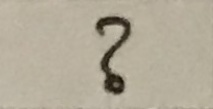
#> input picture DLModel/Cell_12_Test_11.jpg, 213 x 109 px
$ python -i utils.py   (imports and definitions only)
#> lines starting #> are read from the running program, lines starting #| are printed output that depends on the picture; after the words box and inside, x2 and y2 are one past the last pixel; in counts of white or black regions, pixels touching at a corner belong together
# Imports
import cv2 as cv
import numpy as np
import skimage.io as io
import matplotlib.pyplot as plt
import math
from pytesseract import pytesseract
bubble_size=17
# Show Images

# [184 lines left out: functions show_images, find_biggest_contour, reorder, wrapped_paper, cropp, cropp_box_image and 3 more, not called in this run]
##########################################
##split
def split_answers_from_row(row_image):
    # Preprocess the row image
    _, binary_row = cv.threshold(row_image, 0, 255, cv.THRESH_BINARY_INV + cv.THRESH_OTSU)
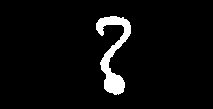
#> binary_row: shape (109, 213); 4.6% white; 1 white region, box (x1, y1, x2, y2) and area: (96, 16, 131, 95) 1073
     # Find contours in the thresholded binary image
      # Optional morphological operations
    kernel = cv.getStructuringElement(cv.MORPH_RECT, (3, 3))  # Adjust kernel size
    binary = cv.morphologyEx(binary_row, cv.MORPH_CLOSE, kernel)
#> binary: shape (109, 213); 4.6% white; 1 white region

    contours, _ = cv.findContours(binary, cv.RETR_EXTERNAL, cv.CHAIN_APPROX_SIMPLE)
#> contours = 1 contour; box (x1, y1, x2, y2) and area: (96, 16, 131, 95) 958
    # Sort contours by horizontal position
    contours = sorted(contours, key=lambda c: cv.boundingRect(c)[0])
    # Analyze intensity of each bubble
   # Analyze intensity of each bubble
    answer_parts = []
    for contour in contours:
        x, y, w, h = cv.boundingRect(contour)
        # Crop the bubble region from the original grayscale image
        bubble_region = row_image[y:y+h, x:x+w]
        # Calculate the mean intensity of the bubble region
        mean_intensity = cv.mean(bubble_region)[0]
        # Append the mean intensity to the answer list
        answer_parts.append(mean_intensity)
#> this loop made 1 pass
#> (x, y, w, h, mean_intensity) on pass 1: (96, 16, 35, 79, 128.1)
#> pass 1, in split_answers_from_row, `bubble_region = row_image[y:y+h, x:x+w]`:
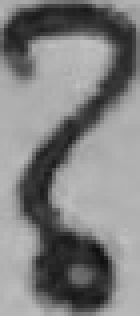
#> bubble_region: shape (79, 35) (shown 4 times larger); min 16, max 192, mean 128.1
#> after the loop, answer_parts = [128.1]
    cv.waitKey(0)
    cv.destroyAllWindows()
    return answer_parts


# [31 lines left out: function split_questions, not called in this run]

>>> import cv2
>>> picture = cv2.imread('../../DLModel/Cell_12_Test_11.jpg', cv2.IMREAD_GRAYSCALE)
>>> result = split_answers_from_row(picture)
#> result = [128.1]
